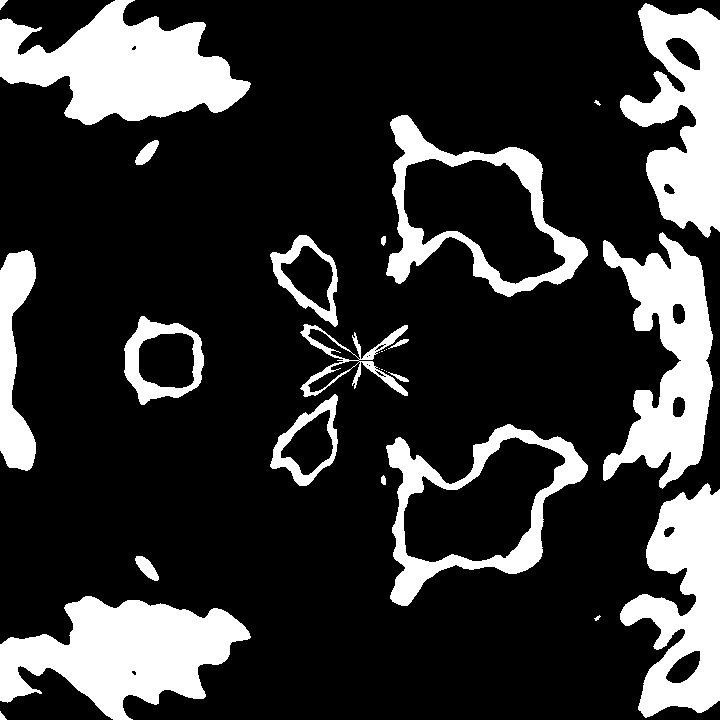
Frame 1 (no input)
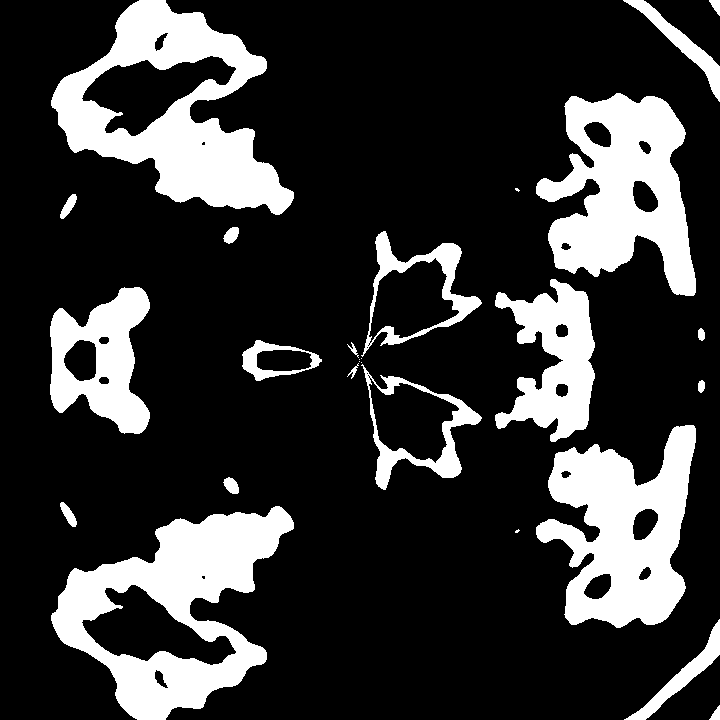
Frame 60 (the mouse pressed at the canvas centre just before this capture)
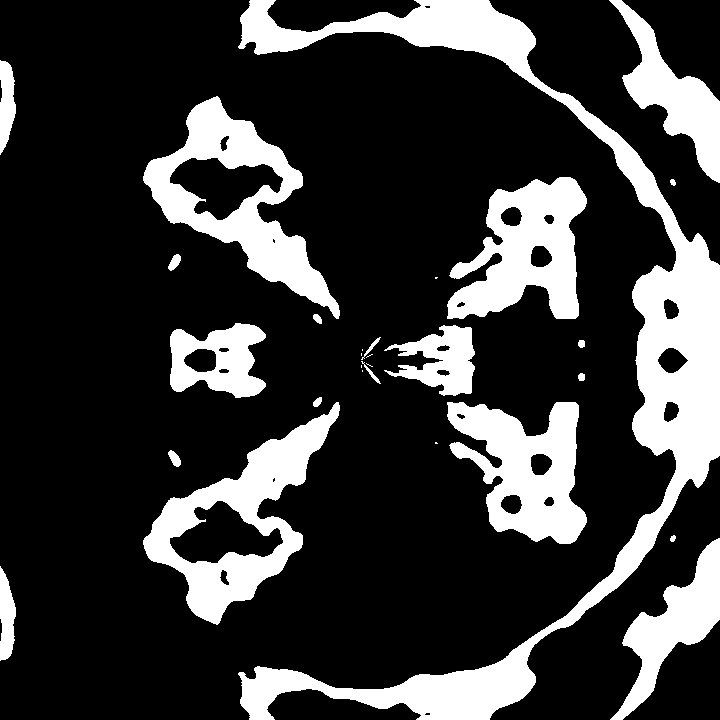
Frame 120 (the mouse held since frame 60 and released just before this capture)

The Processing sketch that drew these frames (run headless with seeded random() and noise(); from frame 60 on, the mouse is pressed at the canvas centre):

// Processing sketch: sketch_122020_BlackHole
// ── sketch_122020_BlackHole.pde
int x,y;float t,n;
void setup(){size(720,720);}
void draw(){
 t+=.02;
 loadPixels();
 for(y=0;y<720;y++){
  for(x=0;x<720;x++){
   n=noise(dist(x,y,360,360)*.01+t,atan2(360-y,360-x)*2);
   pixels[y*720+x]=color(n>.5&&n<.6?255:0);
  }
 }
 updatePixels();
}
